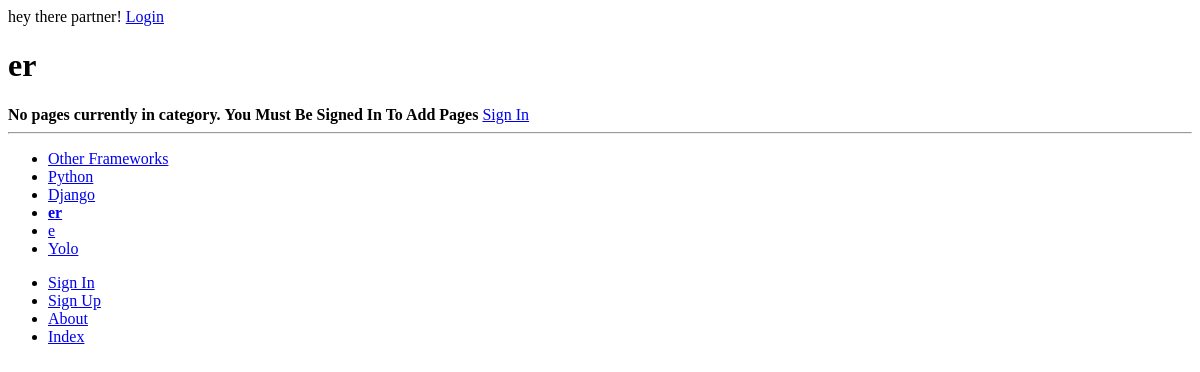
Page /rango/category/er/ on the earlier database version.
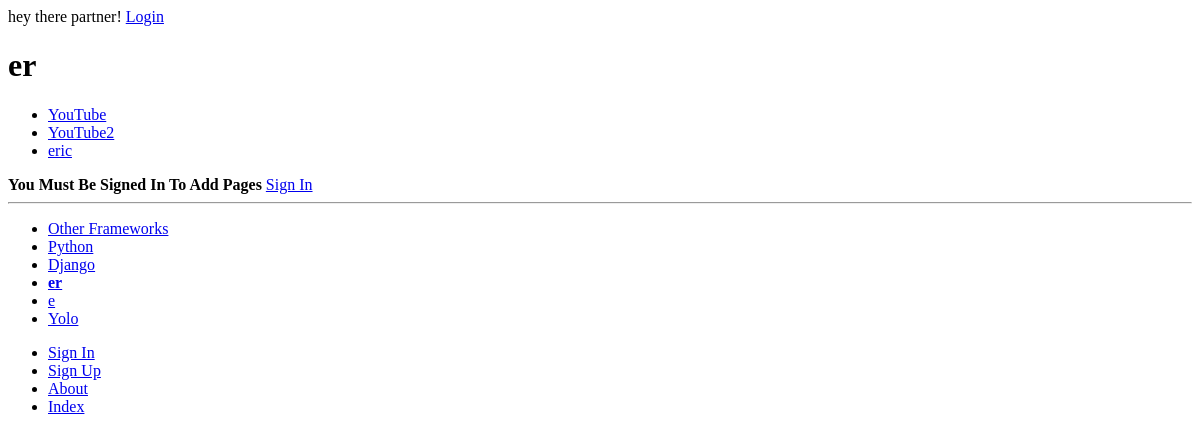
Same page on the later database version.
### rango/models.py (models this page shows, shortened)
class Category(models.Model):
	name = models.CharField(max_length=128,unique=True)
	views = models.IntegerField(default=0)
	likes = models.IntegerField(default=0)
	slug = models.SlugField(blank=True,unique=True)
	class Meta:
		verbose_name_plural = "Categories"

class Page(models.Model):
	category = models.ForeignKey(Category,on_delete=models.PROTECT)
	title = models.CharField(max_length=128)
	url = models.URLField()
	views = models.IntegerField(default=0)

### rango/views.py (the view)
# urls.py: url(r"^category/(?P<category_name_slug>[\w\-]+)/$",views.show_category,name="show_category"),
def show_category(request,category_name_slug):
	context_dict = {}
	try:
		category = Category.objects.get(slug=category_name_slug)
		pages = Page.objects.filter(category=category)
		context_dict["pages"] = pages
		context_dict["category"] = category
	except Category.DoesNotExist:
		context_dict["pages"] = None
		context_dict["category"] = None
	return render(request, "rango/category.html",context_dict)

### rango/templatetags/rango_template_tags.py (called while the page is built)
@register.inclusion_tag('rango/cats.html')
def get_category_list(cat=None):
	return {'cats': Category.objects.all(),'act_cat': cat}

### templates/rango/category.html (shortened to what this page needs)
{% extends 'rango/base.html' %}
{% load staticfiles %}
{% block body_block %}
	{% if category %}
		<h1>{{ category.name }}</h1>
		{% if pages %}
			<ul>
			{% for page in pages %}
				<li><a href="{{ page.url }}">{{ page.title }}</a></li>
			{% endfor %}
			</ul>
		{% else %}
			<strong>No pages currently in category.</strong>
		{% endif %}
		{% if user.is_authenticated %}
			<a href="{% url 'rango:add_page' category.slug %}">Add a Page</a>
		{% else %}
			<strong>You Must Be Signed In To Add Pages</strong>
			<a href="{% url 'rango:login' %}">Sign In</a>
		{% endif %}
	{% else %}
		The specified category does not exist!
	{% endif %}
{% endblock %}

### templates/rango/cats.html
<ul>
{% if cats %}
	{% for c in cats %}
		{% if c == act_cat %}
			<li>
				<strong>
				<a href="{% url 'rango:show_category' c.slug %}">{{ c.name }}</a>
				</strong>
			</li>
		{% else %}
			<li>
				<a href="{% url 'rango:show_category' c.slug %}">{{ c.name }}</a>
			</li>
		{% endif %}
	{% endfor %}
{% else %}
	<li><strong>There are no categories present.</strong></li>
{% endif %}
</ul>

Differences in the rows shown:
added Page: title "YouTube"
added Page: title "YouTube2"
added Page: title "eric"
Other differences:
text no longer shown: "No pages currently in category."
